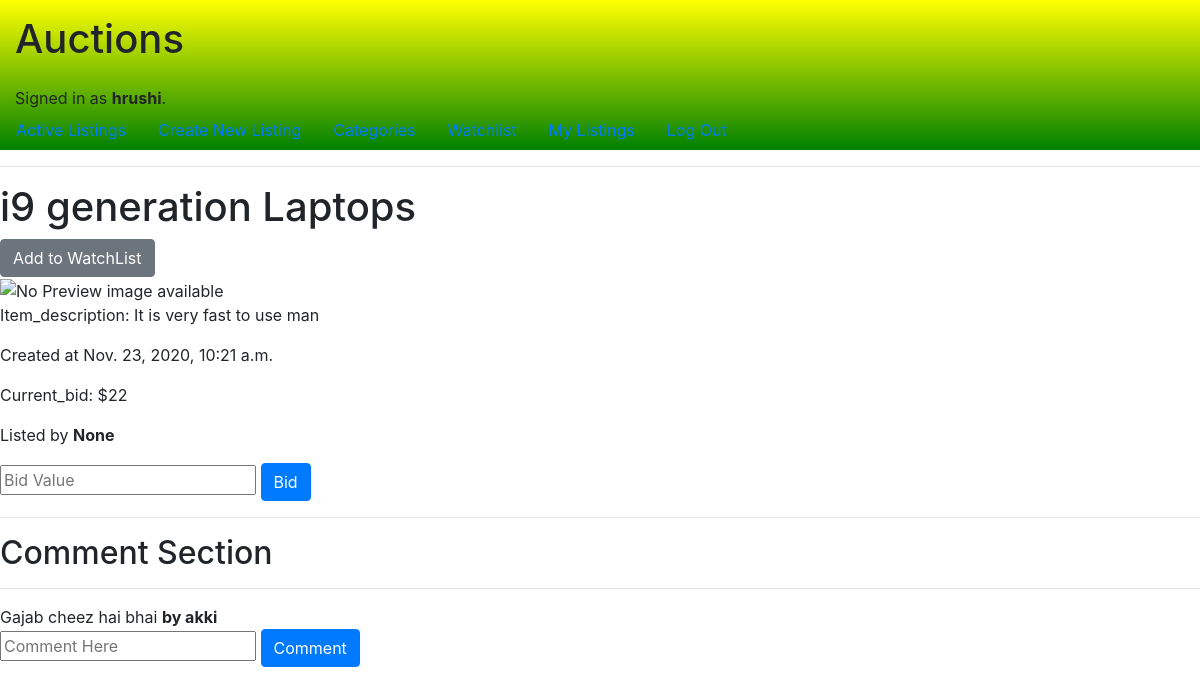
The app's page /listinfo/i9 generation Laptops (signed in) with its own data.
### auctions/models.py (models this page shows, shortened)
class User(AbstractUser):
    pass

class Create_Listing(models.Model):
    Title= models.CharField(max_length=100)
    bid=models.PositiveIntegerField()
    Image=models.URLField()
    Description=models.TextField()
    created_at=models.DateTimeField(auto_now_add=True, null=True)
    created_by=models.ForeignKey(User, on_delete=models.CASCADE, null=True)
    active=models.BooleanField(default=True)

class Comments(models.Model):
    user_comment=models.ForeignKey(User, on_delete=models.CASCADE)
    item_comment=models.ForeignKey(Create_Listing, on_delete=models.CASCADE)
    comment=models.CharField(max_length=64)

### auctions/views.py (the view, shortened to what this page needs)
# urls.py: path('listinfo/<str:title>',views.show_list, name='show'),
@login_required(login_url="/login")
def show_list(request,title):
    current_user=User.objects.get(username=request.user.username)
    curr_listing=Create_Listing.objects.get(Title=title)
    comments=Comments.objects.filter(item_comment=curr_listing)
    watchlist_check=Watchlist.objects.filter(user_watchlist=current_user,watchlist=curr_listing)
    bids=[[str(i.user_bid), i.bid_value] for i in Bid.objects.filter(listing_bid=curr_listing)]
    if len(bids)!=0:
        greatest_bid=max(bids[len(bids)-1][-1], curr_listing.bid)
        greatest_user=bids[len(bids)-1][-2]
    else:
        greatest_bid=curr_listing.bid
        greatest_user=""
    return render(request, "auctions/listing.html", {
        'curr_listing': curr_listing,
        'current_user': current_user,
        'high_bid': greatest_bid,
        'comments': comments,
        'highest_bidder': greatest_user,
        'check': len(watchlist_check),
        'Comment': len(comments)
    })

### auctions/templates/auctions/listing.html (shortened to what this page needs)
{% extends "auctions/layout.html" %}
{% block body %}
<h1>{{ curr_listing.Title }}</h1>
<div>
    {% if curr_listing.active %}
       {% if check == 0 %}
            <form action="{% url 'show' curr_listing.Title %}" method="POST">
                <input type="submit" class="btn btn-secondary" name="watchlist_add" value="Add to WatchList">
            </form>
        {% else %}
            <form action="{% url 'show' curr_listing.Title %}" method="POST">
                {% csrf_token %}
                <input type="submit" name="watchlist_rm" class='btn btn-secondary' value="Remove From WatchList">
            </form>
        {% endif %}
    {% endif %}
</div>
<div>
   <img src="{{ curr_listing.Image}}" alt="No Preview image available" width=500px height="300px">
</div>
<div>
    <p>Item_description: {{curr_listing.Description }}</p>
    <p>Created at {{curr_listing.created_at}}</p>
   <p>Current_bid: ${{ high_bid }}</p>
   <p>Listed by <b>{{curr_listing.created_by}}</b></p>
</div>
<div>
    <form action="{% url 'show' curr_listing.Title %}" method="POST">
        <input type="number" name="bids" id="" placeholder="Bid Value" min="{{high_bid.bid|add:'1'}}">
        <input type="submit" class="btn btn-primary" value="Bid" name=add_bid>
    </form>
</div>
<div>
    <hr>
    <h2>Comment Section</h2>
    <hr>
    {% if Comment == 0 %}
        <b>No comments Yet On this Item</b>
    {% else %}
        {% for comment in comments %}
        <div>{{ comment.comment }} <b>by {{ comment.user_comment }}</b> </div>
        {% endfor %}
    {% endif %}
    <form action="{% url 'show' curr_listing.Title %}" method="POST">
        <input type="text" name=comment  placeholder="Comment Here" >
        <input type="submit" value=Comment class="btn btn-primary" name=addcomment>
    </form>
</div>
{% endblock %}

### auctions/templates/auctions/layout.html (shortened to what this page needs)
{% load static %}
<!DOCTYPE html>
<html lang="en">
    <head>
        <link rel="stylesheet" href="https://stackpath.bootstrapcdn.com/bootstrap/4.4.1/css/bootstrap.min.css">
        <link href="{% static 'auctions/styles.css' %}" rel="stylesheet">
    </head>
    <body>
        <div class="navigate">
        <h1>Auctions</h1>
        <div class=arrange>
            {% if user.is_authenticated %}
                Signed in as <strong>{{ user.username }}</strong>.
            {% else %}
                Not signed in.
            {% endif %}
        </div>
        <ul class="nav">
            <li class="nav-item">
                <a class="nav-link" href="{% url 'index' %}">Active Listings</a>
            </li>
            {% if user.is_authenticated %}
                <li class="nav-item">
                    <a class="nav-link" href="{% url 'create' %}">Create New Listing</a>
                </li>
                <li class='nav-item'>
                    <a class="nav-link" href="">Categories</a>
                </li>
                <li class='nav-item'>
                    <a class="nav-link" href="{% url 'watchlist' %}">Watchlist</a>
                </li>
                <li class="nav-item">
                    <a class='nav-link' href="{% url 'my_listings' %}">My Listings</a>
                </li>
                <li class="nav-item">
                    <a class="nav-link" href="{% url 'logout' %}">Log Out</a>
                </li>
            {% endif %}
        </ul>
        </div>
        <hr>
        {% block body %}
        {% endblock %}
    </body>
</html>

### auctions/static/auctions/styles.css (style rules this page uses)
.navigate { background-image: linear-gradient(yellow, green); }
.navigate h1 { padding: 15px; }
.navigate .arrange { padding-left: 15px; }

### records on screen
User: username "hrushi"
Create_Listing: Title "i9 generation Laptops", Description "It is very fast to use man", created_at "Nov. 23, 2020, 10:21 a.m.", created_by "None"
Comments: comment "Gajab cheez hai bhai", user_comment "akki"

### other values on screen
{{ high_bid }} "22"
